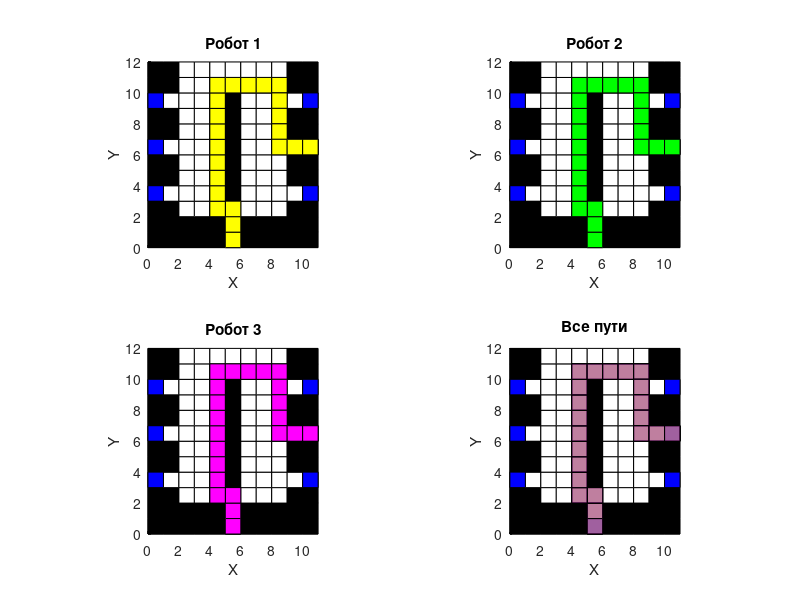

This figure's MATLAB source:
clc;
clear;
close all;

function paths = findPaths(field, robot, target_points, target_order, disp_flag)
    [cols, rows] = size(field);

    current_position = robot;

    directions = [-1 0; 0 1; 1 0; 0 -1];
    visited = ones(cols, rows);
    visited(robot(1), robot(2)) = 0;

    % добавление большего времени преодоления клетки для целевых точек
    visited(target_points(1, 1), target_points(1, 2)) = 5;
    visited(target_points(2, 1), target_points(2, 2)) = 5;
    visited(target_points(3, 1), target_points(3, 2)) = 5;
    visited(target_points(4, 1), target_points(4, 2)) = 5;
    visited(target_points(5, 1), target_points(5, 2)) = 5;
    visited(target_points(6, 1), target_points(6, 2)) = 5;

    for r = 1:rows
        for c = 1:cols
            if field(c, r) == Inf
                visited(c, r) = Inf;
            end
        end
    end

    Grid = cell(cols, rows);
    queue = {current_position};
    Grid{current_position(1), current_position(2)} = {current_position, current_position};
    target_index = 1;

    paths = {};

    while target_index <= length(target_order)
        target_position = target_points(target_order(target_index), :);

        while ~isempty(queue)
            current_position = queue{1};
            queue(1) = [];
            if isequal(current_position, target_position)
                target_index = target_index + 1;
                break;
            end

            for direction_idx = 1:size(directions, 1)
                new_current_position = current_position + directions(direction_idx, :);
                if new_current_position(1) >= 1 && new_current_position(1) <= cols && new_current_position(2) >= 1 && new_current_position(2) <= rows
                    while visited(new_current_position(1), new_current_position(2)) ~= Inf && visited(new_current_position(1), new_current_position(2)) > 1
                        Grid{new_current_position(1), new_current_position(2)} = {new_current_position, new_current_position};
                        queue{end + 1} = new_current_position;
                        visited(new_current_position(1), new_current_position(2)) = visited(new_current_position(1), new_current_position(2)) - 1;
                        if disp_flag
                            disp("Матрица посещений:");
                            disp(rot90(visited));
                            disp("Откуда и куда пришёл робот:");
                            disp(Grid{new_current_position(1), new_current_position(2)});
                        end
                    end
                    if visited(new_current_position(1), new_current_position(2)) ~= Inf && visited(new_current_position(1), new_current_position(2)) == 1
                        Grid{new_current_position(1), new_current_position(2)} = {current_position, new_current_position};
                        queue{end + 1} = new_current_position;
                        visited(new_current_position(1), new_current_position(2)) = visited(new_current_position(1), new_current_position(2)) - 1;
                        if disp_flag
                            disp("Матрица посещений:");
                            disp(rot90(visited));
                            disp("Откуда и куда пришёл робот:");
                            disp(Grid{new_current_position(1), new_current_position(2)});
                        end
                    end
                end
            end

            if current_position(1) > 1 && current_position(1) < cols && current_position(2) > 1 && current_position(2) < rows
                if field(current_position(1)-1, current_position(2)-1) == Inf && field(current_position(1)+1, current_position(2)-1) == Inf && field(current_position(1)-1, current_position(2)) == Inf && field(current_position(1)+1, current_position(2)) == Inf
                    for k = current_position(2):rows-9
                        visited(current_position(1)+1, k+1) = Inf;
                    end
                end
            end

            if current_position(1) > 1 && current_position(1) < cols && current_position(2) > 1 && current_position(2) < rows
                if field(current_position(1)-1, current_position(2)-1) == Inf && field(current_position(1)-1, current_position(2)+1) == Inf && field(current_position(1), current_position(2)+1) == Inf && field(current_position(1), current_position(2)-1) == Inf
                    for k = current_position(1):cols-8
                        visited(k+1, current_position(2)-1) = Inf;
                        visited(k+2, current_position(2)-1) = Inf;
                    end
                end
            end

            if current_position(1) > 1 && current_position(1) < cols && current_position(2) > 1 && current_position(2) < rows
                if field(current_position(1)+1, current_position(2)+1) == Inf && field(current_position(1)+1, current_position(2)-1) == Inf && field(current_position(1), current_position(2)+1) == Inf && field(current_position(1), current_position(2)-1) == Inf
                    for k = current_position(1):cols
                        visited(k-1, current_position(2)+1) = Inf;
                        visited(k-2, current_position(2)+1) = Inf;
                        visited(k-3, current_position(2)+1) = Inf;
                        visited(5, 3) = Inf;
                    end
                end
            end
        end

        path = [];
        sum = 0;
        current_position = target_position;
        while ~isequal(current_position, robot)
            path = [current_position; path];
            previous_position = Grid{current_position(1), current_position(2)}{1};
            sum = sum + field(current_position(1), current_position(2));
            current_position = previous_position;
        end

        path = [robot; path];
        robot = target_position;

        paths{end + 1} = path;

        if disp_flag
            disp("Робот достиг цели!!")
            disp(['Количество тактов:', num2str(sum)]);
            disp("Координаты клеток маршрута по шагам:")
            for i = 1:size(path, 1)
                disp(['Шаг', num2str(i), ':(', num2str(path(i, 1)), ',', num2str(path(i, 2)), ')'])
            end
        end

        current_position = target_position;
        visited = ones(cols, rows);
        visited(current_position(1), current_position(2)) = 0;

        for r = 1:rows
            for c = 1:cols
                if field(c, r) == Inf
                    visited(c, r) = Inf;
                end
            end
        end
        visited(target_points(1, 1), target_points(1, 2)) = 5;
        visited(target_points(2, 1), target_points(2, 2)) = 5;
        visited(target_points(3, 1), target_points(3, 2)) = 5;
        visited(target_points(4, 1), target_points(4, 2)) = 5;
        visited(target_points(5, 1), target_points(5, 2)) = 5;
        visited(target_points(6, 1), target_points(6, 2)) = 5;

        Grid = cell(cols, rows);
        queue = {current_position};
        Grid{current_position(1), current_position(2)} = {current_position, current_position};
    end
end

function visualizePaths(field, paths, target_points, colors)
    [cols, rows] = size(field);

    figure;
    for i = 1:length(paths)
        subplot(2, 2, i);
        hold on;

        for r = 1:rows
            for c = 1:cols
                if field(c, r) == Inf
                    fill([c-1 c c c-1], [r-1 r-1 r r], 'k')
                else
                    fill([c-1 c c c-1], [r-1 r-1 r r], 'w')
                end
            end
        end
        for j = 1:length(target_points)
            fill([target_points(j, 1)-1 target_points(j, 1) target_points(j, 1) target_points(j, 1)-1], ...
                 [target_points(j, 2)-1 target_points(j, 2)-1 target_points(j, 2) target_points(j, 2)], 'b');
        end

        axis equal;
        xlim([0 cols])
        ylim([0 rows])
        grid on
        set(gca, 'Color', 'w');
        title(['Робот ', num2str(i)]);
        xlabel('X');
        ylabel('Y');
    end

    subplot(2, 2, 4);
    hold on;
    for r = 1:rows
        for c = 1:cols
            if field(c, r) == Inf
                fill([c-1 c c c-1], [r-1 r-1 r r], 'k')
            else
                fill([c-1 c c c-1], [r-1 r-1 r r], 'w')
            end
        end
    end
    for j = 1:length(target_points)
        fill([target_points(j, 1)-1 target_points(j, 1) target_points(j, 1) target_points(j, 1)-1], ...
             [target_points(j, 2)-1 target_points(j, 2)-1 target_points(j, 2) target_points(j, 2)], 'b');
    end
    axis equal;
    xlim([0 cols])
    ylim([0 rows])
    grid on
    set(gca, 'Color', 'w');
    title('Все пути');
    xlabel('X');
    ylabel('Y');

    max_steps = max(cellfun(@(x) size(x, 1), paths));

    for step = 1:max_steps
        for i = 1:length(paths)
            if step <= size(paths{i}, 1)
                subplot(2, 2, i);
                fill([paths{i}(step, 1)-1 paths{i}(step, 1) paths{i}(step, 1) paths{i}(step, 1)-1], ...
                     [paths{i}(step, 2)-1 paths{i}(step, 2)-1 paths{i}(step, 2) paths{i}(step, 2)], colors{i});
                subplot(2, 2, 4);
                fill([paths{i}(step, 1)-1 paths{i}(step, 1) paths{i}(step, 1) paths{i}(step, 1)-1], ...
                    [paths{i}(step, 2)-1 paths{i}(step, 2)-1 paths{i}(step, 2) paths{i}(step, 2)], colors{i}, 'FaceAlpha', 0.5);
            end
        end
        pause(0.5);
    end
end

%размер поля
rows = 12;
cols = 11;

target_points = [1, 4; 1, 7; 1, 10; 11, 10; 11, 7; 11, 4; 6, 1];%целевые точки

robots = {[6, 1], [6, 1], [6, 1]}; % начальные позиции роботов

field = ones(cols, rows);
field(robots{1}(1), robots{1}(2)) = 0;
field(robots{2}(1), robots{2}(2)) = 0;
field(robots{3}(1), robots{3}(2)) = 0;

field(1, 1) = Inf;
field(2, 1) = Inf;
field(3, 1) = Inf;
field(4, 1) = Inf;
field(5, 1) = Inf;
field(7, 1) = Inf;
field(8, 1) = Inf;
field(9, 1) = Inf;
field(10, 1) = Inf;
field(11, 1) = Inf;
field(1, 2) = Inf;
field(2, 2) = Inf;
field(3, 2) = Inf;
field(4, 2) = Inf;
field(5, 2) = Inf;
field(7, 2) = Inf;
field(8, 2) = Inf;
field(9, 2) = Inf;
field(10, 2) = Inf;
field(11, 2) = Inf;
field(1, 3) = Inf;
field(2, 3) = Inf;
field(10, 3) = Inf;
field(11, 3) = Inf;

field(1, 5) = Inf;
field(2, 5) = Inf;
field(10, 5) = Inf;
field(11, 5) = Inf;

field(1, 6) = Inf;
field(2, 6) = Inf;
field(10, 6) = Inf;
field(11, 6) = Inf;

field(1, 8) = Inf;
field(2, 8) = Inf;
field(10, 8) = Inf;
field(11, 8) = Inf;

field(1, 9) = Inf;
field(2, 9) = Inf;
field(10, 9) = Inf;
field(11, 9) = Inf;

field(1, 11) = Inf;
field(2, 11) = Inf;
field(10, 11) = Inf;
field(11, 11) = Inf;

field(1, 12) = Inf;
field(2, 12) = Inf;
field(10, 12) = Inf;
field(11, 12) = Inf;

field(6, 4) = Inf;
field(6, 5) = Inf;
field(6, 6) = Inf;
field(6, 7) = Inf;
field(6, 8) = Inf;
field(6, 9) = Inf;
field(6, 10) = Inf;

disp_flag = 1;

colors = {'y', 'g', 'm'}; % Цвета для каждого робота

% Собрать все задания для роботов
all_target_orders = cell(length(robots), 1);
for i = 1:length(robots)
    prompt = sprintf('Введите целевые точки, которые должен посетить робот %d (например, [2, 4, 5, 6, 7]): ', i);
    all_target_orders{i} = input(prompt);
end

% Найти пути для всех роботов и визуализировать их
all_paths = cell(length(robots), 1);
paths = cell(length(robots), 1);
figure; % Создаем одну фигуру для всех роботов

for i = 1:length(robots)
    all_paths{i} = findPaths(field, robots{i}, target_points, all_target_orders{i}, disp_flag);
    paths{i} = vertcat(all_paths{i}{:});
    disp(['Шаги ', num2str(i), ' робота:'])
    disp(paths{i});
end

% Визуализировать пути после сбора всех заданий
visualizePaths(field, paths, target_points, colors);
